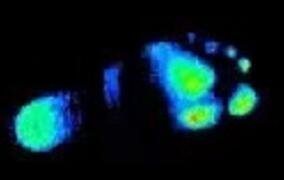
#> input picture pattern_recognition/image_input/footprint1.jpg, 284 x 180 px; its folder holds only this picture in this run
$ python footprint2.py
#> lines starting #> are read from the running program, lines starting #| are printed output that depends on the picture
#!/usr/bin/env python
# -*- coding:utf-8 -*-
import os

from numpy import array
import matplotlib.pyplot as plt
from PIL import Image


# convert 参数主要选项: "L", "1"
# camp 参数主要选项:  "rainbow", "binary", "hot", "PRGn"
# clabel参数为是否标注等高线数值
"""
cmap的候选值有
'Accent', 'Accent_r', 'Blues', 'Blues_r', 'BrBG', 'BrBG_r', 'BuGn', 'BuGn_r', 'BuPu', 'BuPu_r', 'CMRmap',
'CMRmap_r', 'Dark2', 'Dark2_r', 'GnBu', 'GnBu_r', 'Greens', 'Greens_r', 'Greys', 'Greys_r', 'OrRd', 'OrRd_r', 'Oranges',
'Oranges_r','PRGn', 'PRGn_r', 'Paired', 'Paired_r', 'Pastel1', 'Pastel1_r', 'Pastel2', 'Pastel2_r', 'PiYG', 'PiYG_r',
'PuBu', 'PuBuGn', 'PuBuGn_r', 'PuBu_r', 'PuOr', 'PuOr_r', 'PuRd', 'PuRd_r', 'Purples', 'Purples_r', 'RdBu', 'RdBu_r',
'RdGy', 'RdGy_r', 'RdPu', 'RdPu_r', 'RdYlBu', 'RdYlBu_r', 'RdYlGn', 'RdYlGn_r', 'Reds', 'Reds_r', 'Set1', 'Set1_r',
 'Set2', 'Set2_r', 'Set3', 'Set3_r', 'Spectral', 'Spectral_r', 'Vega10', 'Vega10_r', 'Vega20', 'Vega20_r', 'Vega20b',
 'Vega20b_r', 'Vega20c', 'Vega20c_r', 'Wistia', 'Wistia_r', 'YlGn', 'YlGnBu', 'YlGnBu_r', 'YlGn_r', 'YlOrBr',
 'YlOrBr_r', 'YlOrRd', 'YlOrRd_r', 'afmhot', 'afmhot_r', 'autumn', 'autumn_r', 'binary', 'binary_r', 'bone', 'bone_r',
 'brg', 'brg_r', 'bwr', 'bwr_r', 'cool', 'cool_r', 'coolwarm', 'coolwarm_r', 'copper', 'copper_r', 'cubehelix',
 'cubehelix_r', 'flag', 'flag_r', 'gist_earth', 'gist_earth_r', 'gist_gray', 'gist_gray_r', 'gist_heat', 'gist_heat_r',
  'gist_ncar', 'gist_ncar_r', 'gist_rainbow', 'gist_rainbow_r', 'gist_stern', 'gist_stern_r', 'gist_yarg',
  'gist_yarg_r', 'gnuplot', 'gnuplot2', 'gnuplot2_r', 'gnuplot_r', 'gray', 'gray_r', 'hot', 'hot_r', 'hsv', 'hsv_r',
  'inferno', 'inferno_r', 'jet', 'jet_r', 'magma', 'magma_r', 'nipy_spectral', 'nipy_spectral_r', 'ocean', 'ocean_r',
  'pink', 'pink_r', 'plasma', 'plasma_r', 'prism', 'prism_r', 'rainbow', 'rainbow_r', 'seismic', 'seismic_r',
  'spectral', 'spectral_r', 'spring', 'spring_r', 'summer', 'summer_r', 'tab10', 'tab10_r', 'tab20', 'tab20_r',
  'tab20b', 'tab20b_r', 'tab20c', 'tab20c_r', 'terrain', 'terrain_r', 'viridis', 'viridis_r', 'winter', 'winter_r'
"""


def footprint_recognition(image_file, convert="L", camp=None, clabel=True):
#> called with image_file = 'image_input/footprint1.jpg', convert = 'L', clabel = False
    gray = Image.open(image_file).convert(convert)
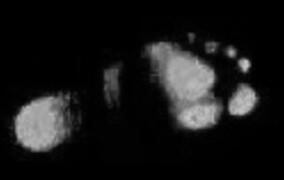
#> gray: PIL image 284x180 L; min 0, max 198, mean 23.1
    img = array(gray)
    # 对图片进行上下反转
    img = img[::-1, :]
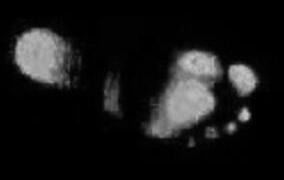
#> img: shape (180, 284); min 0, max 198, mean 23.1
    contour = plt.contour(img, 3, colors='black', linewidths=0.5)
    if camp:
        contour = plt.contour(img, 10, cmap=camp)
    if clabel:
        plt.clabel(contour, fontsize=10, colors=('k', 'r'))
    plt.axis('off')
    save_file = os.path.join("result", os.path.basename(image_file))
    if not os.path.exists("result"):
        os.mkdir("result")
    plt.savefig(save_file)
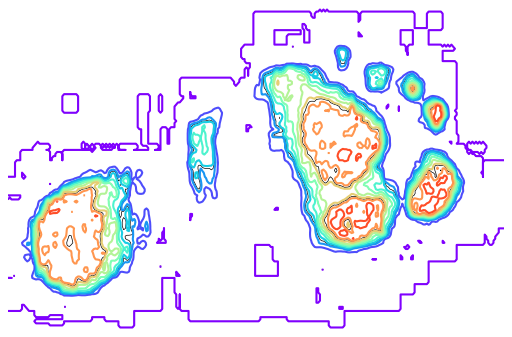
#> figure drawn by matplotlib, 1 panel
    plt.clf()


def main():
    input_dir = "image_input"
    images = [os.path.join(input_dir, i) for i in os.listdir(input_dir)]
    for image_file in images:
        footprint_recognition(image_file, convert="L", camp=plt.cm.rainbow, clabel=False)
        # footprint_recognition(image_file, convert="L", camp=None, clabel=False)


if __name__ == '__main__':
    main()

$ run again, on pattern_recognition/image_input/footprint_high.jpg
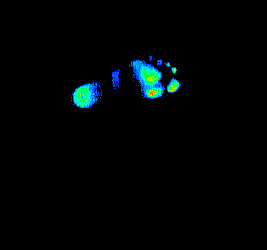
#> input picture pattern_recognition/image_input/footprint_high.jpg, 267 x 250 px
#> in footprint_recognition, `img = img[::-1, :]`:
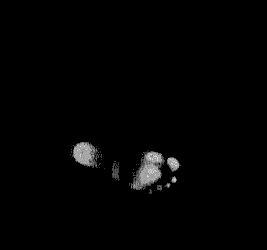
#> img: shape (250, 267); min 0, max 225, mean 3.2
#> in footprint_recognition, `plt.savefig(save_file)`:
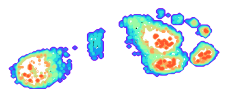
#> figure drawn by matplotlib, 1 panel
